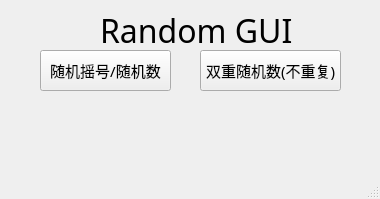
<?xml version="1.0" encoding="UTF-8"?>
<ui version="4.0">
 <class>Mainwindow</class>
 <widget class="QMainWindow" name="Mainwindow">
  <property name="geometry">
   <rect>
    <x>0</x>
    <y>0</y>
    <width>380</width>
    <height>199</height>
   </rect>
  </property>
  <property name="font">
   <font>
    <family>微软雅黑</family>
    <pointsize>11</pointsize>
   </font>
  </property>
  <property name="windowTitle">
   <string>RandomGUI</string>
  </property>
  <property name="windowIcon">
   <iconset resource="qtimage.qrc">
    <normaloff>:/image/image/Rt.png</normaloff>:/image/image/Rt.png</iconset>
  </property>
  <property name="autoFillBackground">
   <bool>false</bool>
  </property>
  <widget class="QWidget" name="centralwidget">
   <widget class="QLabel" name="label">
    <property name="enabled">
     <bool>true</bool>
    </property>
    <property name="geometry">
     <rect>
      <x>100</x>
      <y>10</y>
      <width>195</width>
      <height>41</height>
     </rect>
    </property>
    <property name="font">
     <font>
      <family>微软雅黑</family>
      <pointsize>24</pointsize>
     </font>
    </property>
    <property name="cursor">
     <cursorShape>ArrowCursor</cursorShape>
    </property>
    <property name="lineWidth">
     <number>1</number>
    </property>
    <property name="text">
     <string>Random GUI</string>
    </property>
    <property name="textFormat">
     <enum>Qt::AutoText</enum>
    </property>
    <property name="margin">
     <number>0</number>
    </property>
    <property name="indent">
     <number>0</number>
    </property>
    <property name="openExternalLinks">
     <bool>false</bool>
    </property>
   </widget>
   <widget class="QPushButton" name="pushButton_2">
    <property name="geometry">
     <rect>
      <x>40</x>
      <y>50</y>
      <width>131</width>
      <height>41</height>
     </rect>
    </property>
    <property name="text">
     <string>随机摇号/随机数</string>
    </property>
   </widget>
   <widget class="QPushButton" name="pushButton_3">
    <property name="geometry">
     <rect>
      <x>200</x>
      <y>50</y>
      <width>141</width>
      <height>41</height>
     </rect>
    </property>
    <property name="text">
     <string>双重随机数(不重复)</string>
    </property>
   </widget>
  </widget>
  <widget class="QStatusBar" name="statusbar"/>
  <widget class="QMenuBar" name="menubar">
   <property name="geometry">
    <rect>
     <x>0</x>
     <y>0</y>
     <width>380</width>
     <height>26</height>
    </rect>
   </property>
  </widget>
 </widget>
 <tabstops>
  <tabstop>pushButton_2</tabstop>
 </tabstops>
 <resources>
  <include location="qtimage.qrc"/>
 </resources>
 <connections>
  <connection>
   <sender>pushButton_2</sender>
   <signal>clicked()</signal>
   <receiver>Mainwindow</receiver>
   <slot>openrandomint()</slot>
   <hints>
    <hint type="sourcelabel">
     <x>83</x>
     <y>100</y>
    </hint>
    <hint type="destinationlabel">
     <x>114</x>
     <y>128</y>
    </hint>
   </hints>
  </connection>
  <connection>
   <sender>pushButton_3</sender>
   <signal>clicked()</signal>
   <receiver>Mainwindow</receiver>
   <slot>openrandg()</slot>
   <hints>
    <hint type="sourcelabel">
     <x>410</x>
     <y>99</y>
    </hint>
    <hint type="destinationlabel">
     <x>457</x>
     <y>135</y>
    </hint>
   </hints>
  </connection>
 </connections>
 <slots>
  <slot>openrandomint()</slot>
  <slot>openrandomintn()</slot>
  <slot>openrandg()</slot>
 </slots>
</ui>
